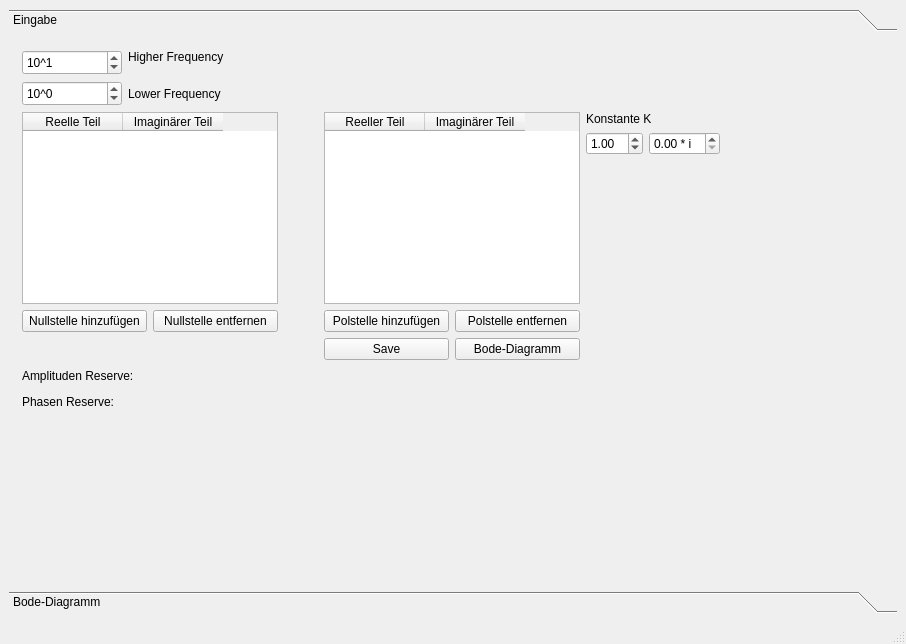
<?xml version="1.0" encoding="UTF-8"?>
<ui version="4.0">
 <class>MainWindow</class>
 <widget class="QMainWindow" name="MainWindow">
  <property name="geometry">
   <rect>
    <x>0</x>
    <y>0</y>
    <width>906</width>
    <height>644</height>
   </rect>
  </property>
  <property name="windowTitle">
   <string>MainWindow</string>
  </property>
  <widget class="QWidget" name="centralwidget">
   <layout class="QGridLayout" name="gridLayout_2">
    <item row="0" column="0">
     <widget class="QToolBox" name="toolBox">
      <property name="currentIndex">
       <number>0</number>
      </property>
      <widget class="QWidget" name="page">
       <property name="geometry">
        <rect>
         <x>0</x>
         <y>0</y>
         <width>888</width>
         <height>523</height>
        </rect>
       </property>
       <attribute name="label">
        <string>Eingabe</string>
       </attribute>
       <widget class="QWidget" name="layoutWidget">
        <property name="geometry">
         <rect>
          <x>13</x>
          <y>13</y>
          <width>882</width>
          <height>448</height>
         </rect>
        </property>
        <layout class="QGridLayout" name="gridLayout_6">
         <item row="0" column="0">
          <layout class="QGridLayout" name="gridLayout_3">
           <item row="0" column="0" rowspan="2">
            <widget class="QSpinBox" name="spinBoxHigherFrequency">
             <property name="minimumSize">
              <size>
               <width>100</width>
               <height>25</height>
              </size>
             </property>
             <property name="readOnly">
              <bool>false</bool>
             </property>
             <property name="prefix">
              <string>10^</string>
             </property>
             <property name="minimum">
              <number>-10</number>
             </property>
             <property name="maximum">
              <number>15</number>
             </property>
             <property name="value">
              <number>1</number>
             </property>
            </widget>
           </item>
           <item row="0" column="1">
            <widget class="QLabel" name="label">
             <property name="text">
              <string>Higher Frequency</string>
             </property>
            </widget>
           </item>
           <item row="0" column="2">
            <widget class="QLabel" name="labelErrorExponent">
             <property name="text">
              <string/>
             </property>
            </widget>
           </item>
           <item row="1" column="3" rowspan="2">
            <spacer name="horizontalSpacer_6">
             <property name="orientation">
              <enum>Qt::Orientation::Horizontal</enum>
             </property>
             <property name="sizeHint" stdset="0">
              <size>
               <width>40</width>
               <height>20</height>
              </size>
             </property>
            </spacer>
           </item>
           <item row="2" column="0">
            <widget class="QSpinBox" name="spinBoxLowerFrequency">
             <property name="minimumSize">
              <size>
               <width>100</width>
               <height>25</height>
              </size>
             </property>
             <property name="prefix">
              <string>10^</string>
             </property>
             <property name="minimum">
              <number>-10</number>
             </property>
             <property name="maximum">
              <number>15</number>
             </property>
            </widget>
           </item>
           <item row="2" column="1">
            <widget class="QLabel" name="label_2">
             <property name="text">
              <string>Lower Frequency</string>
             </property>
            </widget>
           </item>
           <item row="2" column="2">
            <widget class="QLabel" name="labelErrorPolNullstellen">
             <property name="text">
              <string/>
             </property>
            </widget>
           </item>
          </layout>
         </item>
         <item row="1" column="0">
          <layout class="QGridLayout" name="gridLayout_4">
           <item row="0" column="0" colspan="2">
            <widget class="QTableWidget" name="tableWidgetNullstellen">
             <property name="selectionMode">
              <enum>QAbstractItemView::SelectionMode::SingleSelection</enum>
             </property>
             <property name="selectionBehavior">
              <enum>QAbstractItemView::SelectionBehavior::SelectRows</enum>
             </property>
             <attribute name="verticalHeaderVisible">
              <bool>true</bool>
             </attribute>
             <column>
              <property name="text">
               <string>Reelle Teil</string>
              </property>
             </column>
             <column>
              <property name="text">
               <string>Imaginärer Teil</string>
              </property>
             </column>
            </widget>
           </item>
           <item row="0" column="2">
            <spacer name="horizontalSpacer_4">
             <property name="orientation">
              <enum>Qt::Orientation::Horizontal</enum>
             </property>
             <property name="sizeHint" stdset="0">
              <size>
               <width>40</width>
               <height>20</height>
              </size>
             </property>
            </spacer>
           </item>
           <item row="0" column="3" colspan="2">
            <widget class="QTableWidget" name="tableWidgetPolstellen">
             <property name="selectionMode">
              <enum>QAbstractItemView::SelectionMode::SingleSelection</enum>
             </property>
             <property name="selectionBehavior">
              <enum>QAbstractItemView::SelectionBehavior::SelectRows</enum>
             </property>
             <attribute name="verticalHeaderVisible">
              <bool>true</bool>
             </attribute>
             <column>
              <property name="text">
               <string>Reeller Teil</string>
              </property>
             </column>
             <column>
              <property name="text">
               <string>Imaginärer Teil</string>
              </property>
             </column>
            </widget>
           </item>
           <item row="1" column="0">
            <widget class="QPushButton" name="pushButtonAddNullstelle">
             <property name="text">
              <string>Nullstelle hinzufügen</string>
             </property>
            </widget>
           </item>
           <item row="1" column="1">
            <widget class="QPushButton" name="pushButtonRemoveNullstelle">
             <property name="text">
              <string>Nullstelle entfernen</string>
             </property>
            </widget>
           </item>
           <item row="1" column="2">
            <spacer name="horizontalSpacer_3">
             <property name="orientation">
              <enum>Qt::Orientation::Horizontal</enum>
             </property>
             <property name="sizeHint" stdset="0">
              <size>
               <width>40</width>
               <height>20</height>
              </size>
             </property>
            </spacer>
           </item>
           <item row="1" column="3">
            <widget class="QPushButton" name="pushButtonAddPolstelle">
             <property name="text">
              <string>Polstelle hinzufügen</string>
             </property>
            </widget>
           </item>
           <item row="1" column="4">
            <widget class="QPushButton" name="pushButtonRemovePolstelle">
             <property name="text">
              <string>Polstelle entfernen</string>
             </property>
            </widget>
           </item>
           <item row="2" column="0" colspan="2">
            <spacer name="horizontalSpacer_2">
             <property name="orientation">
              <enum>Qt::Orientation::Horizontal</enum>
             </property>
             <property name="sizeHint" stdset="0">
              <size>
               <width>173</width>
               <height>20</height>
              </size>
             </property>
            </spacer>
           </item>
           <item row="2" column="4">
            <widget class="QPushButton" name="pushButtonDraw">
             <property name="text">
              <string>Bode-Diagramm</string>
             </property>
            </widget>
           </item>
           <item row="2" column="3">
            <widget class="QPushButton" name="pushButton">
             <property name="text">
              <string>Save</string>
             </property>
            </widget>
           </item>
          </layout>
         </item>
         <item row="1" column="1">
          <layout class="QGridLayout" name="gridLayout">
           <item row="0" column="0" colspan="2">
            <widget class="QLabel" name="labelKonstantK">
             <property name="text">
              <string>Konstante K</string>
             </property>
            </widget>
           </item>
           <item row="1" column="0">
            <widget class="QDoubleSpinBox" name="doubleSpinBoxKonstantKReal">
             <property name="suffix">
              <string/>
             </property>
             <property name="value">
              <double>1.000000000000000</double>
             </property>
            </widget>
           </item>
           <item row="1" column="1" colspan="2">
            <widget class="QDoubleSpinBox" name="doubleSpinBoxKonstantKImag">
             <property name="suffix">
              <string> * i</string>
             </property>
            </widget>
           </item>
           <item row="2" column="2">
            <spacer name="verticalSpacer_2">
             <property name="orientation">
              <enum>Qt::Orientation::Vertical</enum>
             </property>
             <property name="sizeHint" stdset="0">
              <size>
               <width>20</width>
               <height>124</height>
              </size>
             </property>
            </spacer>
           </item>
           <item row="2" column="3">
            <spacer name="horizontalSpacer">
             <property name="orientation">
              <enum>Qt::Orientation::Horizontal</enum>
             </property>
             <property name="sizeHint" stdset="0">
              <size>
               <width>172</width>
               <height>20</height>
              </size>
             </property>
            </spacer>
           </item>
          </layout>
         </item>
         <item row="2" column="0">
          <layout class="QGridLayout" name="gridLayout_5">
           <item row="0" column="0">
            <widget class="QLabel" name="labelAmplitudenReserve">
             <property name="text">
              <string>Amplituden Reserve: </string>
             </property>
            </widget>
           </item>
           <item row="0" column="1">
            <spacer name="horizontalSpacer_5">
             <property name="orientation">
              <enum>Qt::Orientation::Horizontal</enum>
             </property>
             <property name="sizeHint" stdset="0">
              <size>
               <width>40</width>
               <height>20</height>
              </size>
             </property>
            </spacer>
           </item>
           <item row="1" column="0">
            <widget class="QLabel" name="labelPhasenReserve">
             <property name="text">
              <string>Phasen Reserve:</string>
             </property>
            </widget>
           </item>
           <item row="1" column="1">
            <spacer name="horizontalSpacer_7">
             <property name="orientation">
              <enum>Qt::Orientation::Horizontal</enum>
             </property>
             <property name="sizeHint" stdset="0">
              <size>
               <width>40</width>
               <height>20</height>
              </size>
             </property>
            </spacer>
           </item>
           <item row="2" column="0" colspan="2">
            <spacer name="verticalSpacer">
             <property name="orientation">
              <enum>Qt::Orientation::Vertical</enum>
             </property>
             <property name="sizeHint" stdset="0">
              <size>
               <width>533</width>
               <height>68</height>
              </size>
             </property>
            </spacer>
           </item>
          </layout>
         </item>
        </layout>
       </widget>
      </widget>
      <widget class="QWidget" name="page_2">
       <property name="geometry">
        <rect>
         <x>0</x>
         <y>0</y>
         <width>888</width>
         <height>523</height>
        </rect>
       </property>
       <attribute name="label">
        <string>Bode-Diagramm</string>
       </attribute>
       <widget class="QGraphicsView" name="graphicsView">
        <property name="geometry">
         <rect>
          <x>0</x>
          <y>0</y>
          <width>881</width>
          <height>511</height>
         </rect>
        </property>
       </widget>
      </widget>
     </widget>
    </item>
   </layout>
  </widget>
  <widget class="QMenuBar" name="menubar">
   <property name="geometry">
    <rect>
     <x>0</x>
     <y>0</y>
     <width>906</width>
     <height>21</height>
    </rect>
   </property>
  </widget>
  <widget class="QStatusBar" name="statusbar"/>
 </widget>
 <resources/>
 <connections/>
</ui>
